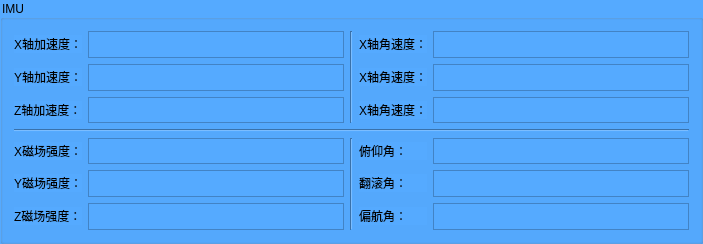
      <widget class="QGroupBox" name="groupBox_2">
       <property name="styleSheet">
        <string notr="true">background-color: rgb(85, 170, 255);</string>
       </property>
       <property name="title">
        <string>IMU</string>
       </property>
       <layout class="QGridLayout" name="gridLayout_2">
        <item row="0" column="1">
         <widget class="QTextBrowser" name="xacc">
          <property name="sizePolicy">
           <sizepolicy hsizetype="Expanding" vsizetype="Fixed">
            <horstretch>0</horstretch>
            <verstretch>0</verstretch>
           </sizepolicy>
          </property>
          <property name="maximumSize">
           <size>
            <width>16777215</width>
            <height>27</height>
           </size>
          </property>
         </widget>
        </item>
        <item row="0" column="0">
         <widget class="QLabel" name="label_4">
          <property name="sizePolicy">
           <sizepolicy hsizetype="Expanding" vsizetype="Fixed">
            <horstretch>0</horstretch>
            <verstretch>0</verstretch>
           </sizepolicy>
          </property>
          <property name="text">
           <string>X轴加速度：</string>
          </property>
         </widget>
        </item>
        <item row="0" column="3">
         <widget class="QLabel" name="label_8">
          <property name="sizePolicy">
           <sizepolicy hsizetype="Expanding" vsizetype="Fixed">
            <horstretch>0</horstretch>
            <verstretch>0</verstretch>
           </sizepolicy>
          </property>
          <property name="text">
           <string>X轴角速度：</string>
          </property>
         </widget>
        </item>
        <item row="1" column="0">
         <widget class="QLabel" name="label_9">
          <property name="sizePolicy">
           <sizepolicy hsizetype="Expanding" vsizetype="Fixed">
            <horstretch>0</horstretch>
            <verstretch>0</verstretch>
           </sizepolicy>
          </property>
          <property name="text">
           <string>Y轴加速度：</string>
          </property>
         </widget>
        </item>
        <item row="0" column="4">
         <widget class="QTextBrowser" name="xraw">
          <property name="sizePolicy">
           <sizepolicy hsizetype="Expanding" vsizetype="Fixed">
            <horstretch>0</horstretch>
            <verstretch>0</verstretch>
           </sizepolicy>
          </property>
          <property name="maximumSize">
           <size>
            <width>16777215</width>
            <height>27</height>
           </size>
          </property>
         </widget>
        </item>
        <item row="1" column="1">
         <widget class="QTextBrowser" name="yacc">
          <property name="sizePolicy">
           <sizepolicy hsizetype="Expanding" vsizetype="Fixed">
            <horstretch>0</horstretch>
            <verstretch>0</verstretch>
           </sizepolicy>
          </property>
          <property name="maximumSize">
           <size>
            <width>16777215</width>
            <height>27</height>
           </size>
          </property>
         </widget>
        </item>
        <item row="1" column="3">
         <widget class="QLabel" name="label_10">
          <property name="sizePolicy">
           <sizepolicy hsizetype="Expanding" vsizetype="Fixed">
            <horstretch>0</horstretch>
            <verstretch>0</verstretch>
           </sizepolicy>
          </property>
          <property name="text">
           <string>X轴角速度：</string>
          </property>
         </widget>
        </item>
        <item row="1" column="4">
         <widget class="QTextBrowser" name="yraw">
          <property name="sizePolicy">
           <sizepolicy hsizetype="Expanding" vsizetype="Fixed">
            <horstretch>0</horstretch>
            <verstretch>0</verstretch>
           </sizepolicy>
          </property>
          <property name="maximumSize">
           <size>
            <width>16777215</width>
            <height>27</height>
           </size>
          </property>
         </widget>
        </item>
        <item row="2" column="0">
         <widget class="QLabel" name="label_11">
          <property name="sizePolicy">
           <sizepolicy hsizetype="Expanding" vsizetype="Fixed">
            <horstretch>0</horstretch>
            <verstretch>0</verstretch>
           </sizepolicy>
          </property>
          <property name="text">
           <string>Z轴加速度：</string>
          </property>
         </widget>
        </item>
        <item row="2" column="3">
         <widget class="QLabel" name="label_12">
          <property name="sizePolicy">
           <sizepolicy hsizetype="Expanding" vsizetype="Fixed">
            <horstretch>0</horstretch>
            <verstretch>0</verstretch>
           </sizepolicy>
          </property>
          <property name="text">
           <string>X轴角速度：</string>
          </property>
         </widget>
        </item>
        <item row="2" column="1">
         <widget class="QTextBrowser" name="zacc">
          <property name="sizePolicy">
           <sizepolicy hsizetype="Expanding" vsizetype="Fixed">
            <horstretch>0</horstretch>
            <verstretch>0</verstretch>
           </sizepolicy>
          </property>
          <property name="maximumSize">
           <size>
            <width>16777215</width>
            <height>26</height>
           </size>
          </property>
         </widget>
        </item>
        <item row="4" column="0">
         <widget class="QLabel" name="label_13">
          <property name="sizePolicy">
           <sizepolicy hsizetype="Expanding" vsizetype="Fixed">
            <horstretch>0</horstretch>
            <verstretch>0</verstretch>
           </sizepolicy>
          </property>
          <property name="text">
           <string>X磁场强度：</string>
          </property>
         </widget>
        </item>
        <item row="2" column="4">
         <widget class="QTextBrowser" name="zraw">
          <property name="sizePolicy">
           <sizepolicy hsizetype="Expanding" vsizetype="Fixed">
            <horstretch>0</horstretch>
            <verstretch>0</verstretch>
           </sizepolicy>
          </property>
          <property name="maximumSize">
           <size>
            <width>16777215</width>
            <height>26</height>
           </size>
          </property>
         </widget>
        </item>
        <item row="0" column="2" rowspan="3">
         <widget class="Line" name="line_2">
          <property name="orientation">
           <enum>Qt::Vertical</enum>
          </property>
         </widget>
        </item>
        <item row="4" column="1">
         <widget class="QTextBrowser" name="xvalue">
          <property name="sizePolicy">
           <sizepolicy hsizetype="Expanding" vsizetype="Fixed">
            <horstretch>0</horstretch>
            <verstretch>0</verstretch>
           </sizepolicy>
          </property>
          <property name="maximumSize">
           <size>
            <width>16777215</width>
            <height>26</height>
           </size>
          </property>
         </widget>
        </item>
        <item row="5" column="0">
         <widget class="QLabel" name="label_15">
          <property name="sizePolicy">
           <sizepolicy hsizetype="Expanding" vsizetype="Fixed">
            <horstretch>0</horstretch>
            <verstretch>0</verstretch>
           </sizepolicy>
          </property>
          <property name="text">
           <string>Y磁场强度：</string>
          </property>
         </widget>
        </item>
        <item row="5" column="1">
         <widget class="QTextBrowser" name="yvalue">
          <property name="sizePolicy">
           <sizepolicy hsizetype="Expanding" vsizetype="Fixed">
            <horstretch>0</horstretch>
            <verstretch>0</verstretch>
           </sizepolicy>
          </property>
          <property name="maximumSize">
           <size>
            <width>16777215</width>
            <height>27</height>
           </size>
          </property>
         </widget>
        </item>
        <item row="6" column="0">
         <widget class="QLabel" name="label_14">
          <property name="sizePolicy">
           <sizepolicy hsizetype="Expanding" vsizetype="Fixed">
            <horstretch>0</horstretch>
            <verstretch>0</verstretch>
           </sizepolicy>
          </property>
          <property name="text">
           <string>Z磁场强度：</string>
          </property>
         </widget>
        </item>
        <item row="6" column="1">
         <widget class="QTextBrowser" name="zvalue">
          <property name="sizePolicy">
           <sizepolicy hsizetype="Expanding" vsizetype="Fixed">
            <horstretch>0</horstretch>
            <verstretch>0</verstretch>
           </sizepolicy>
          </property>
          <property name="maximumSize">
           <size>
            <width>16777215</width>
            <height>27</height>
           </size>
          </property>
         </widget>
        </item>
        <item row="4" column="2" rowspan="3">
         <widget class="Line" name="line_3">
          <property name="orientation">
           <enum>Qt::Vertical</enum>
          </property>
         </widget>
        </item>
        <item row="3" column="0" colspan="5">
         <widget class="Line" name="line">
          <property name="orientation">
           <enum>Qt::Horizontal</enum>
          </property>
         </widget>
        </item>
        <item row="4" column="3">
         <widget class="QLabel" name="label_16">
          <property name="sizePolicy">
           <sizepolicy hsizetype="Expanding" vsizetype="Fixed">
            <horstretch>0</horstretch>
            <verstretch>0</verstretch>
           </sizepolicy>
          </property>
          <property name="text">
           <string>俯仰角：</string>
          </property>
         </widget>
        </item>
        <item row="4" column="4">
         <widget class="QTextBrowser" name="fuyang">
          <property name="sizePolicy">
           <sizepolicy hsizetype="Expanding" vsizetype="Fixed">
            <horstretch>0</horstretch>
            <verstretch>0</verstretch>
           </sizepolicy>
          </property>
          <property name="maximumSize">
           <size>
            <width>16777215</width>
            <height>26</height>
           </size>
          </property>
         </widget>
        </item>
        <item row="5" column="3">
         <widget class="QLabel" name="label_17">
          <property name="sizePolicy">
           <sizepolicy hsizetype="Expanding" vsizetype="Fixed">
            <horstretch>0</horstretch>
            <verstretch>0</verstretch>
           </sizepolicy>
          </property>
          <property name="text">
           <string>翻滚角：</string>
          </property>
         </widget>
        </item>
        <item row="5" column="4">
         <widget class="QTextBrowser" name="fangun">
          <property name="sizePolicy">
           <sizepolicy hsizetype="Expanding" vsizetype="Fixed">
            <horstretch>0</horstretch>
            <verstretch>0</verstretch>
           </sizepolicy>
          </property>
          <property name="maximumSize">
           <size>
            <width>16777215</width>
            <height>27</height>
           </size>
          </property>
         </widget>
        </item>
        <item row="6" column="3">
         <widget class="QLabel" name="label_18">
          <property name="sizePolicy">
           <sizepolicy hsizetype="Expanding" vsizetype="Fixed">
            <horstretch>0</horstretch>
            <verstretch>0</verstretch>
           </sizepolicy>
          </property>
          <property name="text">
           <string>偏航角：</string>
          </property>
         </widget>
        </item>
        <item row="6" column="4">
         <widget class="QTextBrowser" name="pianhang">
          <property name="sizePolicy">
           <sizepolicy hsizetype="Expanding" vsizetype="Fixed">
            <horstretch>0</horstretch>
            <verstretch>0</verstretch>
           </sizepolicy>
          </property>
          <property name="maximumSize">
           <size>
            <width>16777215</width>
            <height>27</height>
           </size>
          </property>
         </widget>
        </item>
       </layout>
      </widget>
